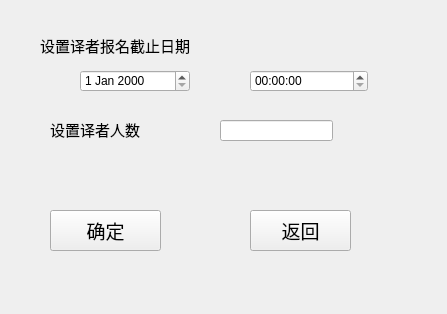
<?xml version="1.0" encoding="UTF-8"?>
<ui version="4.0">
 <class>setTddl</class>
 <widget class="QWidget" name="setTddl">
  <property name="geometry">
   <rect>
    <x>0</x>
    <y>0</y>
    <width>447</width>
    <height>314</height>
   </rect>
  </property>
  <property name="windowTitle">
   <string>Form</string>
  </property>
  <widget class="QDateEdit" name="dateEdit">
   <property name="geometry">
    <rect>
     <x>80</x>
     <y>70</y>
     <width>110</width>
     <height>22</height>
    </rect>
   </property>
  </widget>
  <widget class="QTimeEdit" name="timeEdit">
   <property name="geometry">
    <rect>
     <x>250</x>
     <y>70</y>
     <width>118</width>
     <height>22</height>
    </rect>
   </property>
  </widget>
  <widget class="QLabel" name="label">
   <property name="geometry">
    <rect>
     <x>40</x>
     <y>30</y>
     <width>201</width>
     <height>31</height>
    </rect>
   </property>
   <property name="font">
    <font>
     <pointsize>11</pointsize>
    </font>
   </property>
   <property name="text">
    <string>设置译者报名截止日期</string>
   </property>
  </widget>
  <widget class="QPushButton" name="bSubmit">
   <property name="geometry">
    <rect>
     <x>50</x>
     <y>210</y>
     <width>111</width>
     <height>41</height>
    </rect>
   </property>
   <property name="font">
    <font>
     <pointsize>14</pointsize>
    </font>
   </property>
   <property name="text">
    <string>确定</string>
   </property>
  </widget>
  <widget class="QPushButton" name="bReturn">
   <property name="geometry">
    <rect>
     <x>250</x>
     <y>210</y>
     <width>101</width>
     <height>41</height>
    </rect>
   </property>
   <property name="font">
    <font>
     <pointsize>14</pointsize>
    </font>
   </property>
   <property name="text">
    <string>返回</string>
   </property>
  </widget>
  <widget class="QLabel" name="label11">
   <property name="geometry">
    <rect>
     <x>50</x>
     <y>114</y>
     <width>141</width>
     <height>31</height>
    </rect>
   </property>
   <property name="font">
    <font>
     <pointsize>11</pointsize>
    </font>
   </property>
   <property name="text">
    <string>设置译者人数</string>
   </property>
  </widget>
  <widget class="QLineEdit" name="lTnum">
   <property name="geometry">
    <rect>
     <x>220</x>
     <y>120</y>
     <width>113</width>
     <height>21</height>
    </rect>
   </property>
  </widget>
 </widget>
 <resources/>
 <connections/>
</ui>
